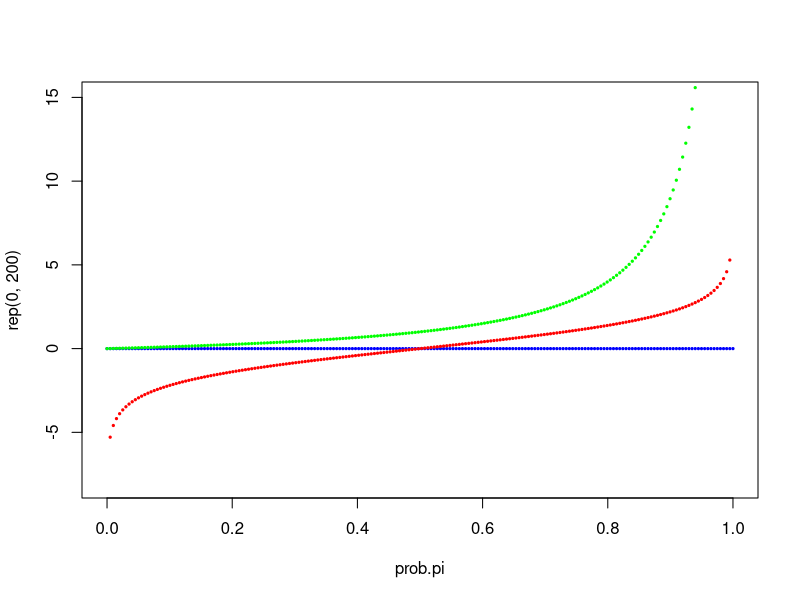

This figure's R source:
## ---- chunk 1
prob.pi <- seq(0, 1, length.out = 200)
prob.pi.odds <- prob.pi/ (1-prob.pi)
prob.pi.logodds <- log(prob.pi.odds)

plot(prob.pi, rep(0, 200), col = 'blue', pch = 19, cex = 0.3, ylim = c(-8, 15)) + 
  points(prob.pi, prob.pi.odds, col = 'green', pch = 19, cex = 0.3) +
  points(prob.pi, prob.pi.logodds, col = 'red', pch = 19, cex = 0.3) 
## ---- chunk 2
vaping <- c(rep(0, 20), rep(1, 20))
logodds <- 0.5 + 0.5 * vaping
prob.pi <- 1 / (1 + exp(-logodds))
Y <- rbinom(40, size = 1, prob = prob.pi)

fit <- glm(Y ~ vaping, family = binomial)
summary(fit)
